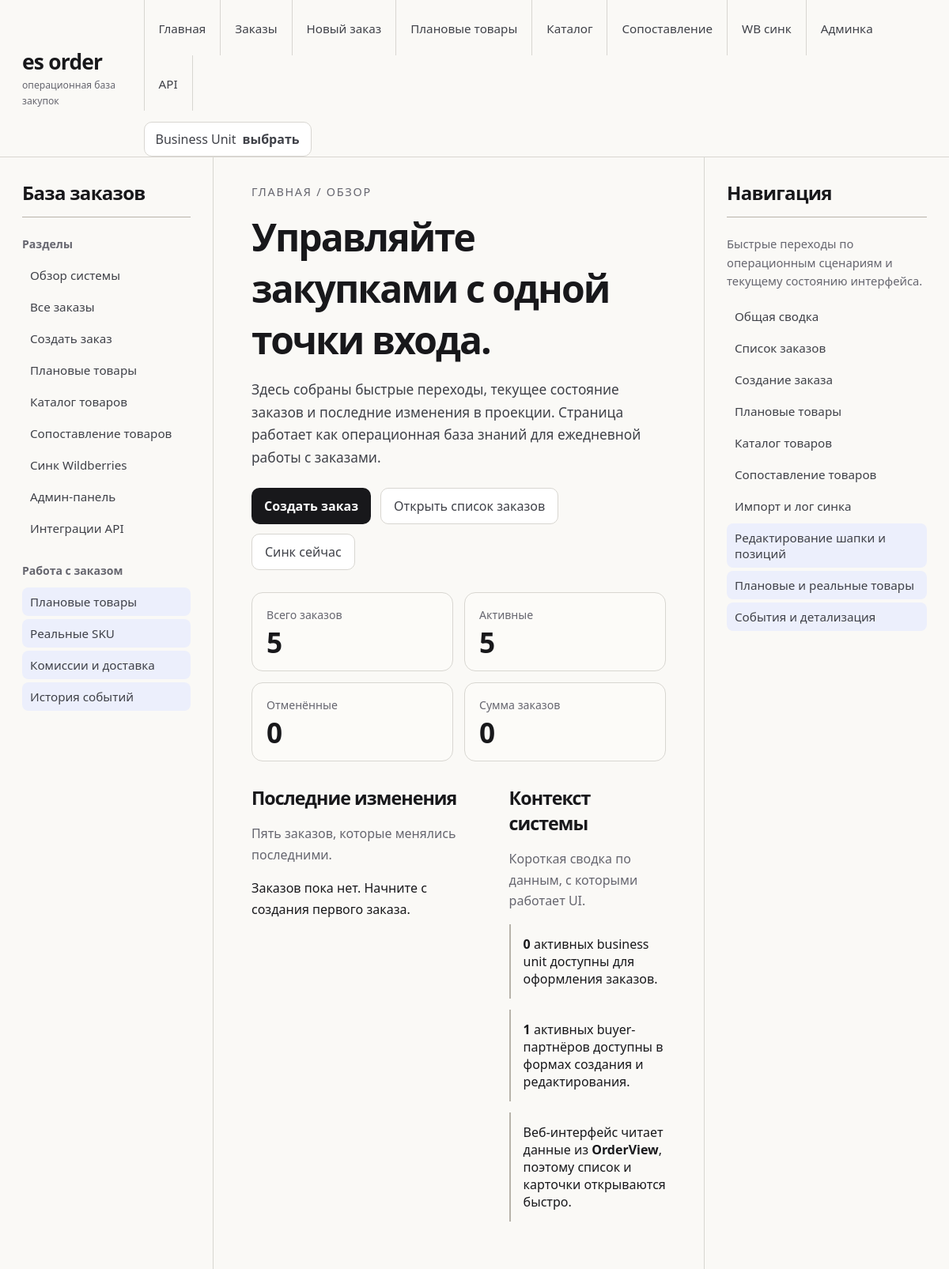
Before: / with the older database file.
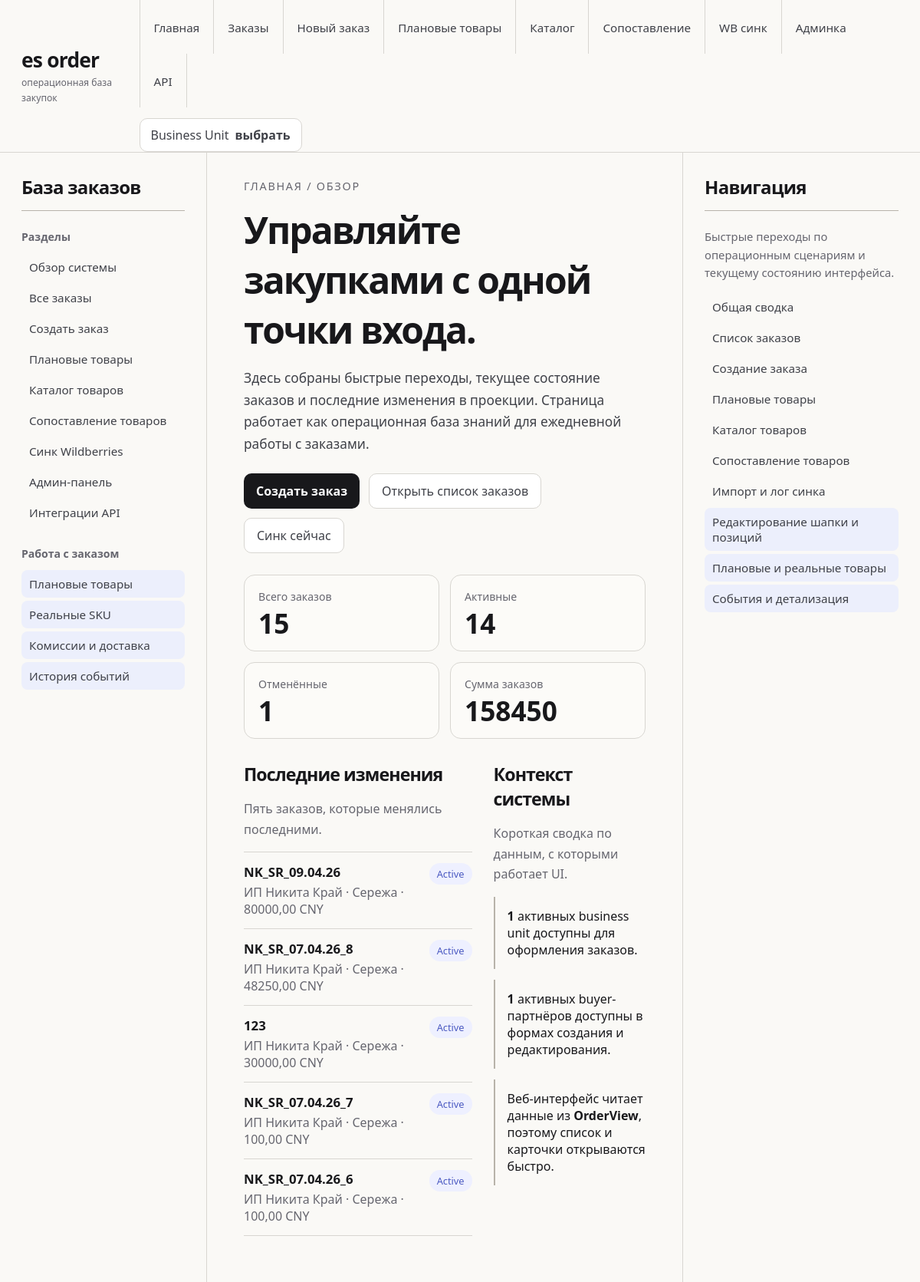
After: the same page with the newer database file.
### orders/models/order.py (models this page shows, shortened)
class OrderView(models.Model):
    order_id = models.UUIDField(primary_key=True)
    human_code = models.CharField(max_length=255, unique=True, db_index=True)
    business_unit = models.ForeignKey(
        "orders.BusinessUnit",
        on_delete=models.PROTECT,
        related_name="order_views",
    )
    buyer = models.ForeignKey(
        "orders.Partner",
        on_delete=models.PROTECT,
        related_name="order_views_as_buyer",
    )
    currency = models.ForeignKey(
        "finance.Currency",
        on_delete=models.PROTECT,
        related_name="order_views",
    )
    date = models.DateField()
    notes = models.TextField(blank=True, null=True)
    buyer_commission_percent = models.DecimalField(max_digits=6, decimal_places=2, null=True, blank=True)
    buyer_commission_amount = models.DecimalField(max_digits=12, decimal_places=2, null=True, blank=True)
    buyer_delivery_cost = models.DecimalField(max_digits=12, decimal_places=2, default=0)
    items_total = models.DecimalField(max_digits=18, decimal_places=2, default=0)
    total_amount = models.DecimalField(max_digits=18, decimal_places=2, default=0)
    status = models.CharField(max_length=30, default="Active")
    created_at = models.DateTimeField(default=timezone.now)
    updated_at = models.DateTimeField(auto_now=True)
    class Meta:
        verbose_name = "Order View"
        verbose_name_plural = "Order Views"
        indexes = [
            models.Index(fields=["human_code"]),
            models.Index(fields=["status", "date"]),
            models.Index(fields=["business_unit", "buyer"]),
        ]

### orders/models/business_unit.py (models this page shows, shortened)
class BusinessUnit(models.Model):
    id = models.UUIDField(primary_key=True, default=uuid.uuid4, editable=False)
    name = models.CharField(max_length=255, unique=True)
    short_code = models.CharField(max_length=3, unique=True)
    inn = models.CharField(max_length=12, blank=True, default="")
    email = models.EmailField(blank=True, default="")
    phone = models.CharField(max_length=32, blank=True, default="")
    address = models.CharField(max_length=300, blank=True, default="")
    note = models.TextField(blank=True, default="")
    is_active = models.BooleanField(default=True)
    class Meta:
        verbose_name = "Business Unit"
        verbose_name_plural = "Business Units"
        indexes = [
            models.Index(fields=["is_active"]),
            models.Index(fields=["short_code"]),
        ]

### orders/models/partners.py (models this page shows, shortened)
class Partner(models.Model):
    id = models.UUIDField(primary_key=True, default=uuid.uuid4, editable=False)
    class Role(models.TextChoices):
        SUPPLIER = "supplier", "Supplier"
        BUYER = "buyer", "Buyer"
        MANUFACTURER = "manufacturer", "Manufacturer"
    name = models.CharField(max_length=255, unique=True)
    short_code = models.CharField(max_length=3, unique=True)
    roles = models.ManyToManyField("PartnerRole", blank=True, related_name="partners")
    inn = models.CharField(max_length=12, blank=True, default="")
    email = models.EmailField(blank=True, default="")
    phone = models.CharField(max_length=32, blank=True, default="")
    address = models.CharField(max_length=300, blank=True, default="")
    note = models.TextField(blank=True, default="")
    is_active = models.BooleanField(default=True)
    class Meta:
        verbose_name = "Partner"
        verbose_name_plural = "Partners"
        indexes = [
            models.Index(fields=["is_active"]),
            models.Index(fields=["short_code"]),
        ]

### finance/models/currency.py (models this page shows, shortened)
class Currency(models.Model):
    code = models.CharField(
        max_length=3,
        primary_key=True,
        help_text="Код валюты ISO 4217 (например: RUB, USD, CNY)",
    )
    name = models.CharField(
        max_length=64,
        help_text="Название валюты (например: Российский рубль)",
    )
    symbol = models.CharField(
        max_length=8,
        blank=True,
        default="",
        help_text="Символ валюты (₽, $, ¥). Не обязателен.",
    )
    is_active = models.BooleanField(
        default=True,
        help_text="Можно ли выбирать эту валюту в новых документах",
    )
    class Meta:
        verbose_name = "Валюта"
        verbose_name_plural = "Валюты"
        indexes = [
            models.Index(fields=["is_active"]),
        ]

### orders/web_views.py (the view)
# urls.py: path("", home_page, name="home_page"),
def home_page(request):
    recent_orders = (
        OrderView.objects
        .select_related("business_unit", "buyer", "currency")
        .order_by("-updated_at")[:5]
    )
    total_amount = OrderView.objects.aggregate(total=Sum("total_amount"))["total"] or Decimal("0")
    context = {
        "orders_total": OrderView.objects.count(),
        "active_orders": OrderView.objects.filter(status="Active").count(),
        "cancelled_orders": OrderView.objects.filter(status="Cancelled").count(),
        "business_units_total": BusinessUnit.objects.filter(is_active=True).count(),
        "buyers_total": (
            Partner.objects
            .filter(is_active=True, roles__code="buyer")
            .distinct()
            .count()
        ),
        "total_amount": total_amount,
        "recent_orders": recent_orders,
        "active_business_unit": get_active_business_unit(request),
    }
    return render(request, "orders/home.html", context)

### orders/context_processors.py (called while the page is built)
def active_business_unit_context(request):
    active_bu = get_active_business_unit(request)
    if request.user.is_authenticated:
        available = get_user_available_business_units(request.user)
    else:
        available = []
    return {
        "active_business_unit": active_bu,
        "available_business_units": available,
    }

### orders/session.py (called while the page is built)
def get_active_business_unit_id(request) -> Optional[str]:
    return request.session.get(SESSION_KEY_ACTIVE_BU_ID)

def get_active_business_unit(request) -> Optional[BusinessUnit]:
    bu_id = get_active_business_unit_id(request)
    if not bu_id:
        return None
    return BusinessUnit.objects.filter(id=bu_id, is_active=True).first()

### orders/templates/orders/home.html (shortened to what this page needs)
{% extends "orders/base.html" %}
{% block content %}
<p class="page-kicker">Главная / обзор</p>
<h1>Управляйте закупками с одной точки входа.</h1>
<p class="lead">
  Здесь собраны быстрые переходы, текущее состояние заказов и последние изменения в проекции.
  Страница работает как операционная база знаний для ежедневной работы с заказами.
</p>
<div class="quick-actions">
  <a class="action-link" href="{% url 'order_create_page' %}">Создать заказ</a>
  <a class="ghost-link" href="{% url 'orders_list_page' %}">Открыть список заказов</a>
  <form method="post" action="{% url 'wb_sync_now_action' %}" style="display:inline;">
    <button type="submit">Синк сейчас</button>
  </form>
</div>
<div class="stats">
  <article class="stat">
    <span class="stat-label">Всего заказов</span>
    <div class="stat-value">{{ orders_total }}</div>
  </article>
  <article class="stat">
    <span class="stat-label">Активные</span>
    <div class="stat-value">{{ active_orders }}</div>
  </article>
  <article class="stat">
    <span class="stat-label">Отменённые</span>
    <div class="stat-value">{{ cancelled_orders }}</div>
  </article>
  <article class="stat">
    <span class="stat-label">Сумма заказов</span>
    <div class="stat-value">{{ total_amount }}</div>
  </article>
</div>
<section class="sections">
  <article class="section-card">
    <h3>Последние изменения</h3>
    <p class="muted">Пять заказов, которые менялись последними.</p>
    {% if recent_orders %}
      <div class="mini-list">
        {% for order in recent_orders %}
          <a class="mini-item" href="{% url 'order_detail_page' order.order_id %}">
            <div>
              <strong>{{ order.human_code }}</strong>
              <div class="muted">
                {{ order.business_unit.name }} · {{ order.buyer.name }} · {{ order.total_amount }} {{ order.currency.code }}
              </div>
            </div>
            <span class="status-pill">{{ order.status }}</span>
          </a>
        {% endfor %}
      </div>
    {% else %}
      <p>Заказов пока нет. Начните с создания первого заказа.</p>
    {% endif %}
  </article>
  <article class="section-card">
    <h3>Контекст системы</h3>
    <p class="muted">Короткая сводка по данным, с которыми работает UI.</p>
    <div class="note-list">
      <div class="note">
        <strong>{{ business_units_total }}</strong> активных business unit доступны для оформления заказов.
      </div>
      <div class="note">
        <strong>{{ buyers_total }}</strong> активных buyer-партнёров доступны в формах создания и редактирования.
      </div>
      <div class="note">
        Веб-интерфейс читает данные из <strong>OrderView</strong>, поэтому список и карточки открываются быстро.
      </div>
    </div>
  </article>
</section>
{% endblock %}

### orders/templates/orders/base.html (shortened to what this page needs)
<!doctype html>
<html lang="ru">
<head>
</head>
<body>
  <header class="site-header">
    <div class="header-inner">
      <div class="brand">
        <h1 class="brand-title">es order</h1>
        <p class="brand-subtitle">операционная база закупок</p>
      </div>
      <div class="header-tools">
        <nav class="nav">
          <a href="{% url 'home_page' %}">Главная</a>
          <a href="{% url 'orders_list_page' %}">Заказы</a>
          <a href="{% url 'order_create_page' %}">Новый заказ</a>
          <a href="{% url 'planned_products_page' %}">Плановые товары</a>
          <a href="{% url 'products_catalog_page' %}">Каталог</a>
          <a href="{% url 'product_matching_page' %}">Сопоставление</a>
          <a href="{% url 'wb_sync_page' %}">WB синк</a>
          <a href="/admin/">Админка</a>
          <a href="/api/">API</a>
        </nav>
        <a class="bu-link" href="{% url 'select_business_unit_page' %}">
          <span>Business Unit</span>
          <strong>
            {% if active_business_unit %}
              {{ active_business_unit.short_code }}
            {% else %}
              выбрать
            {% endif %}
          </strong>
        </a>
      </div>
    </div>
  </header>
  <div class="shell">
    <aside class="sidebar">
      <h2 class="sidebar-title">База заказов</h2>
      {% block left_sidebar %}
        <div class="side-group">
          <p class="side-group-title">Разделы</p>
          <ul class="side-list">
            <li><a href="{% url 'home_page' %}">Обзор системы</a></li>
            <li><a href="{% url 'orders_list_page' %}">Все заказы</a></li>
            <li><a href="{% url 'order_create_page' %}">Создать заказ</a></li>
            <li><a href="{% url 'planned_products_page' %}">Плановые товары</a></li>
            <li><a href="{% url 'products_catalog_page' %}">Каталог товаров</a></li>
            <li><a href="{% url 'product_matching_page' %}">Сопоставление товаров</a></li>
            <li><a href="{% url 'wb_sync_page' %}">Синк Wildberries</a></li>
            <li><a href="/admin/">Админ-панель</a></li>
            <li><a href="/api/">Интеграции API</a></li>
          </ul>
        </div>
        <div class="side-group">
          <p class="side-group-title">Работа с заказом</p>
          <ul class="side-list">
            <li><span class="active-item">Плановые товары</span></li>
            <li><span class="active-item">Реальные SKU</span></li>
            <li><span class="active-item">Комиссии и доставка</span></li>
            <li><span class="active-item">История событий</span></li>
          </ul>
        </div>
      {% endblock %}
    </aside>
    <main class="main">
      <div class="article">
        <div class="page">
          {% block content %}{% endblock %}
        </div>
      </div>
    </main>
    <aside class="toc">
      <h2 class="toc-title">Навигация</h2>
      {% block right_sidebar %}
        <p class="toc-note">Быстрые переходы по операционным сценариям и текущему состоянию интерфейса.</p>
        <ul class="toc-list">
          <li><a href="{% url 'home_page' %}">Общая сводка</a></li>
          <li><a href="{% url 'orders_list_page' %}">Список заказов</a></li>
          <li><a href="{% url 'order_create_page' %}">Создание заказа</a></li>
          <li><a href="{% url 'planned_products_page' %}">Плановые товары</a></li>
          <li><a href="{% url 'products_catalog_page' %}">Каталог товаров</a></li>
          <li><a href="{% url 'product_matching_page' %}">Сопоставление товаров</a></li>
          <li><a href="{% url 'wb_sync_page' %}">Импорт и лог синка</a></li>
          <li><span class="active-item">Редактирование шапки и позиций</span></li>
          <li><span class="active-item">Плановые и реальные товары</span></li>
          <li><span class="active-item">События и детализация</span></li>
        </ul>
      {% endblock %}
    </aside>
  </div>
</body>
</html>

### orders/templates/orders/base.html (style rules this page uses)
:root { --bg: #faf9f6; --panel: #ffffff; --ink: #18181b; --muted: #66666f; --line: #d8d6d1; --line-strong: #b8b3aa; --accent: #8897ff; --accent-soft: #eef0ff; --selection: #eceffc; }
* { box-sizing: border-box; }
body { margin: 0; font-family: "Segoe UI", "Helvetica Neue", Arial, sans-serif; color: var(--ink); background: var(--bg); }
a { color: inherit; text-decoration: none; }
.site-header { position: sticky; top: 0; z-index: 20; background: rgba(250, 249, 246, 0.96); backdrop-filter: blur(10px); border-bottom: 1px solid var(--line); }
.header-inner { width: 100%; margin: 0 auto; display: flex; align-items: center; justify-content: space-between; gap: 18px; min-height: 72px; padding: 0 28px; }
.brand { display: flex; flex-direction: column; gap: 2px; }
.brand-title { margin: 0; font-size: 1.65rem; font-weight: 700; letter-spacing: -0.03em; }
.brand-subtitle { margin: 0; color: var(--muted); font-size: 0.76rem; }
.nav { display: flex; flex-wrap: wrap; gap: 0; }
.header-tools { display: flex; align-items: center; gap: 14px; flex-wrap: wrap; }
.bu-link { display: inline-flex; align-items: center; gap: 8px; padding: 10px 14px; border: 1px solid var(--line); border-radius: 10px; background: #fff; color: #3f4148; white-space: nowrap; }
.bu-link strong { font-weight: 600; }
.nav a { padding: 26px 18px 24px; color: #3f4148; border-left: 1px solid var(--line); font-size: 0.95rem; }
.nav a:last-child { border-right: 1px solid var(--line); }
.shell { width: 100%; margin: 0 auto; display: grid; grid-template-columns: minmax(220px, 270px) minmax(0, 1fr) minmax(240px, 310px); min-height: calc(100vh - 73px); }
.sidebar, .toc { padding: 28px 28px 36px; border-right: 1px solid var(--line); }
.toc { border-right: 0; border-left: 1px solid var(--line); }
.sidebar-title, .toc-title { margin: 0 0 22px; padding-bottom: 14px; border-bottom: 1px solid var(--line-strong); font-size: 1.5rem; font-weight: 700; letter-spacing: -0.03em; }
.side-group { margin-bottom: 24px; }
.side-group-title { margin: 0 0 10px; color: var(--muted); font-size: 0.88rem; font-weight: 600; }
.side-list, .toc-list { display: grid; gap: 4px; padding: 0; margin: 0; list-style: none; }
.side-list a, .toc-list a, .side-list .active-item, .toc-list .active-item { display: block; padding: 8px 10px; border-radius: 8px; color: #3f4148; font-size: 0.95rem; }
.active-item { background: var(--selection); }
.main { padding: 32px clamp(20px, 4vw, 58px) 60px; }
.article { width: 100%; max-width: none; margin: 0; }
.page-kicker { margin: 0 0 12px; color: var(--muted); font-size: 0.9rem; text-transform: uppercase; letter-spacing: 0.12em; }
.page { background: transparent; padding: 0; }
h1, h2, h3 { margin: 0 0 16px; font-weight: 700; letter-spacing: -0.04em; }
h1 { font-size: clamp(2rem, 4vw, 3rem); }
h2 { font-size: clamp(1.6rem, 3vw, 2.2rem); }
h3 { font-size: 1.25rem; }
p { line-height: 1.65; }
.muted { color: var(--muted); }
.action-link { display: inline-flex; align-items: center; gap: 8px; padding: 11px 16px; border-radius: 10px; background: var(--ink); color: #fff; font-weight: 600; }
.ghost-link, button, input, select, textarea { font: inherit; }
button, .ghost-link { padding: 11px 16px; border: 1px solid var(--line); border-radius: 10px; background: #fff; color: #3f4148; cursor: pointer; }
.toc-note { margin: 0 0 14px; color: var(--muted); font-size: 0.92rem; line-height: 1.6; }

Changed rows visible on the page:
added OrderView: human_code "NK_SR_09.04.26", business_unit.name "ИП Никита Край", buyer.name "Сережа", total_amount "80000,00", currency.code "CNY", status "Active"
added OrderView: human_code "NK_SR_07.04.26_8", business_unit.name "ИП Никита Край", buyer.name "Сережа", total_amount "48250,00", currency.code "CNY", status "Active"
added OrderView: human_code "123", business_unit.name "ИП Никита Край", buyer.name "Сережа", total_amount "30000,00", currency.code "CNY", status "Active"
added OrderView: human_code "NK_SR_07.04.26_7", business_unit.name "ИП Никита Край", buyer.name "Сережа", total_amount "100,00", currency.code "CNY", status "Active"
added OrderView: human_code "NK_SR_07.04.26_6", business_unit.name "ИП Никита Край", buyer.name "Сережа", total_amount "100,00", currency.code "CNY", status "Active"
Other visible differences:
{{ orders_total }}: "5" → "15"
{{ active_orders }}: "5" → "14"
{{ cancelled_orders }}: "0" → "1"
{{ total_amount }}: "0" → "158450"
{{ business_units_total }}: "0" → "1"
text no longer shown: "Заказов пока нет. Начните с создания первого заказа."
